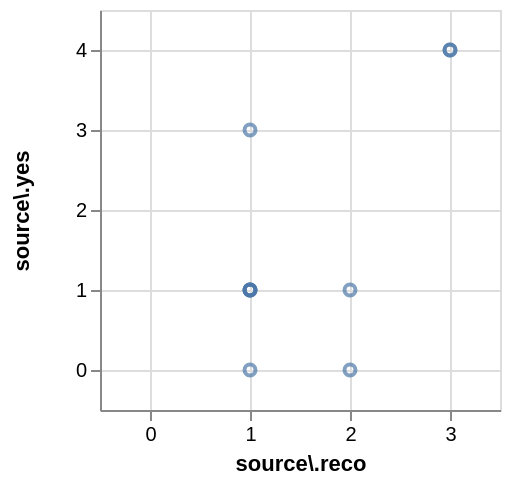

This figure's Vega-Lite source:
### Vega specification from a JSON file in a GitHub repository (floating-point values rounded to 4 significant figures)
{"$schema": "https://vega.github.io/schema/vega/v4.json", "autosize": "pad", "padding": 5, "width": 200, "height": 200, "style": "cell", "data": [{"name": "source_0", "values": {"hits": {"hits": [{"source.reco": 2, "source.yes": 1}, {"source.reco": 3, "source.yes": 4}, {"source.reco": 2, "source.yes": 0}, {"source.reco": 1, "source.yes": 3}, {"source.reco": 3, "source.yes": 4}, {"source.reco": 1, "source.yes": 1}, {"source.reco": 1, "source.yes": 1}, {"source.reco": 1, "source.yes": 1}, {"source.reco": 1, "source.yes": 0}, {"source.reco": 1, "source.yes": 1}]}}, "format": {"property": "hits.hits"}}], "marks": [{"name": "marks", "type": "symbol", "style": ["point"], "from": {"data": "source_0"}, "encode": {"update": {"opacity": {"value": 0.7}, "fill": [{"test": "datum[\"source.reco\"] === null || isNaN(datum[\"source.reco\"]) || datum[\"source.yes\"] === null || isNaN(datum[\"source.yes\"])", "value": null}, {"value": "transparent"}], "stroke": [{"test": "datum[\"source.reco\"] === null || isNaN(datum[\"source.reco\"]) || datum[\"source.yes\"] === null || isNaN(datum[\"source.yes\"])", "value": null}, {"value": "#4c78a8"}], "tooltip": {"signal": "{\"source\\\\.reco\": format(datum[\"source.reco\"], \"\"), \"source\\\\.yes\": format(datum[\"source.yes\"], \"\")}"}, "x": {"scale": "x", "field": "source\\.reco"}, "y": {"scale": "y", "field": "source\\.yes"}}}}], "scales": [{"name": "x", "type": "linear", "domain": {"data": "source_0", "field": "source\\.reco"}, "range": [0, {"signal": "width"}], "nice": true, "zero": true, "padding": 5}, {"name": "y", "type": "linear", "domain": {"data": "source_0", "field": "source\\.yes"}, "range": [{"signal": "height"}, 0], "nice": true, "zero": true, "padding": 5}], "axes": [{"scale": "x", "orient": "bottom", "grid": false, "title": "source\\.reco", "labelFlush": true, "labelOverlap": true, "tickCount": {"signal": "ceil(width/40)"}, "zindex": 1}, {"scale": "x", "orient": "bottom", "gridScale": "y", "grid": true, "tickCount": {"signal": "ceil(width/40)"}, "domain": false, "labels": false, "maxExtent": 0, "minExtent": 0, "ticks": false, "zindex": 0}, {"scale": "y", "orient": "left", "grid": false, "title": "source\\.yes", "labelOverlap": true, "tickCount": {"signal": "ceil(height/40)"}, "zindex": 1}, {"scale": "y", "orient": "left", "gridScale": "x", "grid": true, "tickCount": {"signal": "ceil(height/40)"}, "domain": false, "labels": false, "maxExtent": 0, "minExtent": 0, "ticks": false, "zindex": 0}], "config": {"axisY": {"minExtent": 30}}}
